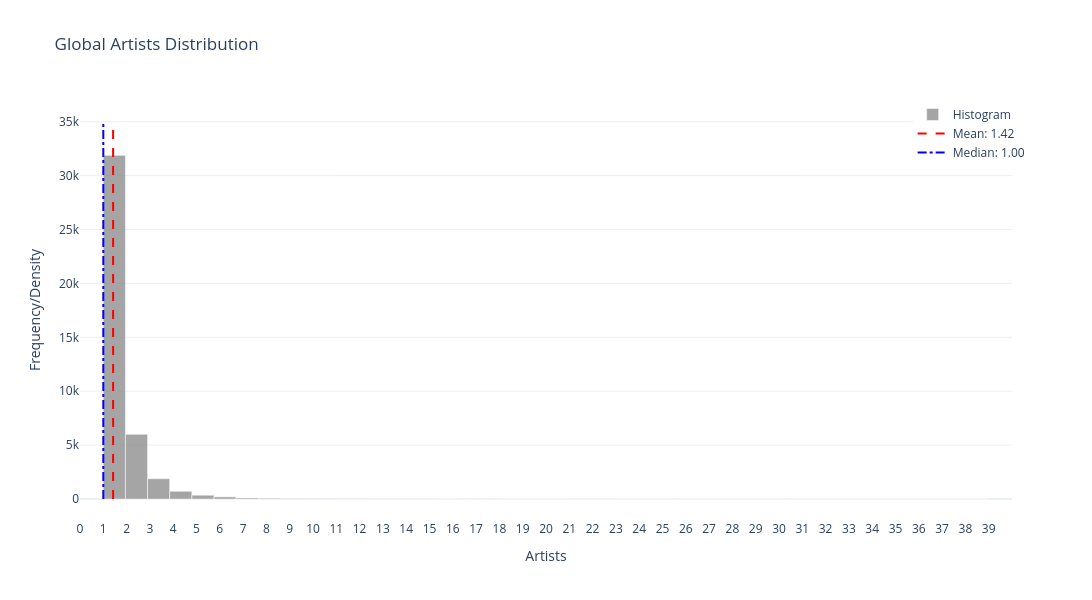

Source (notebook cell):
### Code cell
plotly_frequency_density_numeric_plotlypx(df_music_location['artists'], bins=40, density=False, color='grey', title='Global Artists Distribution', xlabel='Artists', ylabel='Frequency/Density',
                                          xticks_range=(0, 40, 1), rotation=0, show_kde=False)

### Figure 1 — Plotly figure (JSON) as saved in the notebook; plotly's stock layout.template omitted (floating-point values rounded to 4 significant figures)
{"data": [{"marker": {"color": "grey"}, "name": "Histogram", "opacity": 0.7, "type": "bar", "width": [0.95, 0.95, 0.95, 0.95, 0.95, 0.95, 0.95, 0.95, 0.95, 0.95, 0.95, 0.95, 0.95, 0.95, 0.95, 0.95, 0.95, 0.95, 0.95, 0.95, 0.95, 0.95, 0.95, 0.95, 0.95, 0.95, 0.95, 0.95, 0.95, 0.95, 0.95, 0.95, 0.95, 0.95, 0.95, 0.95, 0.95, 0.95, 0.95, 0.95], "x": [1.475, 2.425, 3.375, 4.325, 5.275, 6.225, 7.175, 8.125, 9.075, 10.02, 10.97, 11.92, 12.88, 13.82, 14.77, 15.72, 16.67, 17.62, 18.57, 19.52, 20.48, 21.42, 22.38, 23.32, 24.27, 25.23, 26.17, 27.12, 28.07, 29.02, 29.98, 30.92, 31.87, 32.82, 33.77, 34.72, 35.67, 36.62, 37.58, 38.52], "y": [31878, 5996, 1880, 717, 353, 197, 96, 66, 38, 29, 20, 15, 9, 8, 8, 2, 10, 6, 2, 0, 3, 5, 4, 3, 0, 0, 0, 0, 0, 0, 1, 0, 1, 1, 1, 0, 0, 0, 0, 1]}, {"line": {"color": "red", "dash": "dash"}, "mode": "lines", "name": "Mean: 1.42", "type": "scatter", "x": [1.421, 1.421], "y": [0, 35070.0]}, {"line": {"color": "blue", "dash": "dashdot"}, "mode": "lines", "name": "Median: 1.00", "type": "scatter", "x": [1, 1], "y": [0, 35070.0]}], "layout": {"bargap": 0.05, "height": 600, "legend": {"orientation": "v", "x": 1.02, "xanchor": "right", "y": 1, "yanchor": "top"}, "title": {"text": "Global Artists Distribution"}, "width": 1200, "xaxis": {"range": [0, 40], "tickmode": "array", "tickvals": [0, 1, 2, 3, 4, 5, 6, 7, 8, 9, 10, 11, 12, 13, 14, 15, 16, 17, 18, 19, 20, 21, 22, 23, 24, 25, 26, 27, 28, 29, 30, 31, 32, 33, 34, 35, 36, 37, 38, 39], "title": {"text": "Artists"}}, "yaxis": {"title": {"text": "Frequency/Density"}}}}
